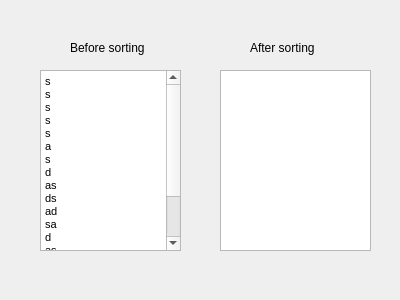
<?xml version="1.0" encoding="UTF-8"?>
<ui version="4.0">
 <class>Result</class>
 <widget class="QDialog" name="Result">
  <property name="geometry">
   <rect>
    <x>0</x>
    <y>0</y>
    <width>400</width>
    <height>300</height>
   </rect>
  </property>
  <property name="windowTitle">
   <string>Dialog</string>
  </property>
  <widget class="QTextEdit" name="textEdit_unsorted">
   <property name="geometry">
    <rect>
     <x>40</x>
     <y>70</y>
     <width>141</width>
     <height>181</height>
    </rect>
   </property>
   <property name="html">
    <string>&lt;!DOCTYPE HTML PUBLIC &quot;-//W3C//DTD HTML 4.0//EN&quot; &quot;http://www.w3.org/TR/REC-html40/strict.dtd&quot;&gt;
&lt;html&gt;&lt;head&gt;&lt;meta name=&quot;qrichtext&quot; content=&quot;1&quot; /&gt;&lt;style type=&quot;text/css&quot;&gt;
p, li { white-space: pre-wrap; }
&lt;/style&gt;&lt;/head&gt;&lt;body style=&quot; font-family:'MS Shell Dlg 2'; font-size:8.25pt; font-weight:400; font-style:normal;&quot;&gt;
&lt;p style=&quot; margin-top:0px; margin-bottom:0px; margin-left:0px; margin-right:0px; -qt-block-indent:0; text-indent:0px;&quot;&gt;s&lt;/p&gt;
&lt;p style=&quot; margin-top:0px; margin-bottom:0px; margin-left:0px; margin-right:0px; -qt-block-indent:0; text-indent:0px;&quot;&gt;s&lt;/p&gt;
&lt;p style=&quot; margin-top:0px; margin-bottom:0px; margin-left:0px; margin-right:0px; -qt-block-indent:0; text-indent:0px;&quot;&gt;s&lt;/p&gt;
&lt;p style=&quot; margin-top:0px; margin-bottom:0px; margin-left:0px; margin-right:0px; -qt-block-indent:0; text-indent:0px;&quot;&gt;s&lt;/p&gt;
&lt;p style=&quot; margin-top:0px; margin-bottom:0px; margin-left:0px; margin-right:0px; -qt-block-indent:0; text-indent:0px;&quot;&gt;s&lt;/p&gt;
&lt;p style=&quot; margin-top:0px; margin-bottom:0px; margin-left:0px; margin-right:0px; -qt-block-indent:0; text-indent:0px;&quot;&gt;a&lt;/p&gt;
&lt;p style=&quot; margin-top:0px; margin-bottom:0px; margin-left:0px; margin-right:0px; -qt-block-indent:0; text-indent:0px;&quot;&gt;s&lt;/p&gt;
&lt;p style=&quot; margin-top:0px; margin-bottom:0px; margin-left:0px; margin-right:0px; -qt-block-indent:0; text-indent:0px;&quot;&gt;d&lt;/p&gt;
&lt;p style=&quot; margin-top:0px; margin-bottom:0px; margin-left:0px; margin-right:0px; -qt-block-indent:0; text-indent:0px;&quot;&gt;as&lt;/p&gt;
&lt;p style=&quot; margin-top:0px; margin-bottom:0px; margin-left:0px; margin-right:0px; -qt-block-indent:0; text-indent:0px;&quot;&gt;ds&lt;/p&gt;
&lt;p style=&quot; margin-top:0px; margin-bottom:0px; margin-left:0px; margin-right:0px; -qt-block-indent:0; text-indent:0px;&quot;&gt;ad&lt;/p&gt;
&lt;p style=&quot; margin-top:0px; margin-bottom:0px; margin-left:0px; margin-right:0px; -qt-block-indent:0; text-indent:0px;&quot;&gt;sa&lt;/p&gt;
&lt;p style=&quot; margin-top:0px; margin-bottom:0px; margin-left:0px; margin-right:0px; -qt-block-indent:0; text-indent:0px;&quot;&gt;d&lt;/p&gt;
&lt;p style=&quot; margin-top:0px; margin-bottom:0px; margin-left:0px; margin-right:0px; -qt-block-indent:0; text-indent:0px;&quot;&gt;as&lt;/p&gt;
&lt;p style=&quot; margin-top:0px; margin-bottom:0px; margin-left:0px; margin-right:0px; -qt-block-indent:0; text-indent:0px;&quot;&gt;das&lt;/p&gt;
&lt;p style=&quot; margin-top:0px; margin-bottom:0px; margin-left:0px; margin-right:0px; -qt-block-indent:0; text-indent:0px;&quot;&gt;d&lt;/p&gt;
&lt;p style=&quot; margin-top:0px; margin-bottom:0px; margin-left:0px; margin-right:0px; -qt-block-indent:0; text-indent:0px;&quot;&gt;sa&lt;/p&gt;
&lt;p style=&quot; margin-top:0px; margin-bottom:0px; margin-left:0px; margin-right:0px; -qt-block-indent:0; text-indent:0px;&quot;&gt;dsa&lt;/p&gt;&lt;/body&gt;&lt;/html&gt;</string>
   </property>
  </widget>
  <widget class="QLabel" name="label_unsorted">
   <property name="geometry">
    <rect>
     <x>70</x>
     <y>40</y>
     <width>91</width>
     <height>16</height>
    </rect>
   </property>
   <property name="text">
    <string>Before sorting</string>
   </property>
  </widget>
  <widget class="QLabel" name="label_sorted">
   <property name="geometry">
    <rect>
     <x>250</x>
     <y>40</y>
     <width>91</width>
     <height>16</height>
    </rect>
   </property>
   <property name="text">
    <string>After sorting</string>
   </property>
  </widget>
  <widget class="QTextEdit" name="textEdit_sorted">
   <property name="geometry">
    <rect>
     <x>220</x>
     <y>70</y>
     <width>151</width>
     <height>181</height>
    </rect>
   </property>
  </widget>
 </widget>
 <resources/>
 <connections/>
</ui>
